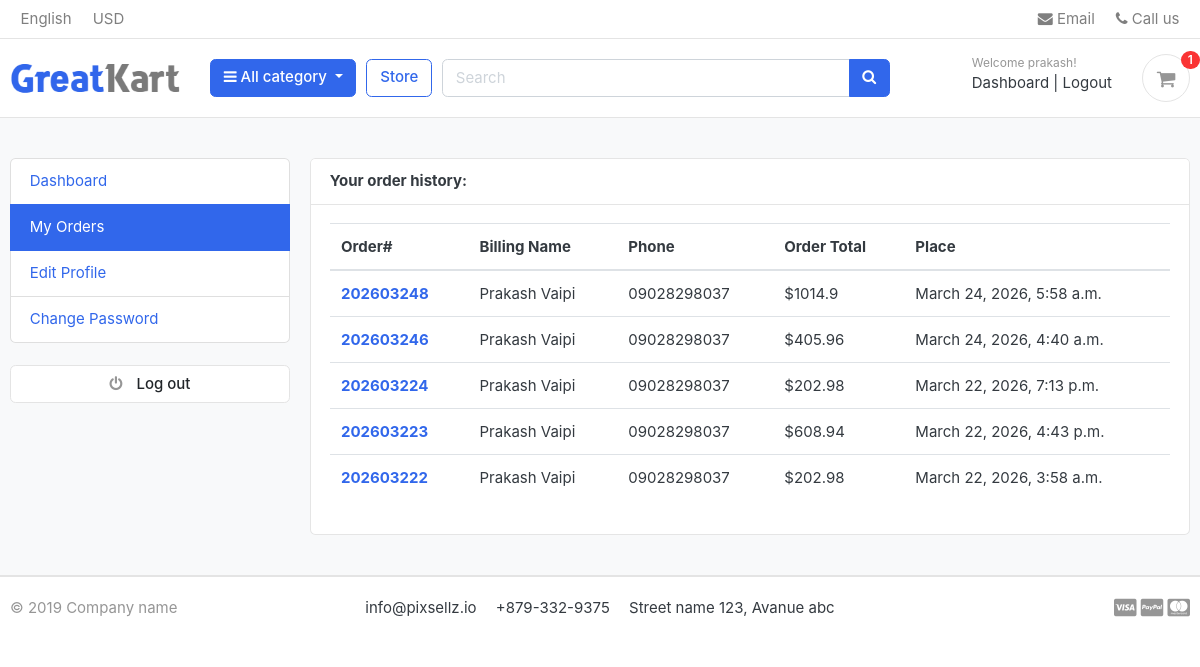
The page /accounts/my_orders/ (signed in) on the database its author committed.
### accounts/models.py (models this page shows, shortened)
class Account(AbstractBaseUser):
    first_name     = models.CharField(max_length= 50)
    last_name      = models.CharField(max_length= 50)
    username       = models.CharField(max_length= 50, unique= True)
    email          = models.EmailField(max_length=100, unique = True)
    phone_number   = models.CharField(max_length=50)
    date_joined    = models.DateTimeField(auto_now_add=True)
    last_login     = models.DateTimeField(auto_now=True)
    is_admin       = models.BooleanField(default= False)
    is_staff       = models.BooleanField(default=False)
    is_active      = models.BooleanField(default= False)
    USERNAME_FIELD  ='email'
    REQUIRED_FIELDS = ['username','first_name','last_name']
    objects = MyAccountManager()

### orders/models.py (models this page shows, shortened)
class Order(models.Model):
    STATUS = (
        ('New', 'New'),
        ('Accepted', 'Accepted'),
        ('Completed', 'Completed'),
        ('Cancelled', 'Cancelled'),
    )
    user = models.ForeignKey(Account, on_delete=models.SET_NULL, null=True)
    payment = models.ForeignKey(Payment, on_delete=models.SET_NULL, blank=True, null=True)
    order_number = models.CharField(max_length=20)
    first_name = models.CharField(max_length=50)
    last_name = models.CharField(max_length=50)
    phone = models.CharField(max_length=15)
    email = models.EmailField(max_length=50)
    address_line_1 = models.CharField(max_length=50)
    address_line_2 = models.CharField(max_length=50, blank=True)
    country = models.CharField(max_length=50)
    state = models.CharField(max_length=50)
    city = models.CharField(max_length=50)
    order_note = models.CharField(max_length=100, blank=True)
    order_total = models.FloatField()
    tax = models.FloatField()
    status = models.CharField(max_length=10, choices=STATUS, default='New')
    ip = models.CharField(blank=True, max_length=20)
    is_ordered = models.BooleanField(default=False)
    created_at = models.DateTimeField(auto_now_add=True)
    updated_at = models.DateTimeField(auto_now=True)
    def full_name(self):
        return f'{self.first_name} {self.last_name}'

### accounts/views.py (the view)
# urls.py: path('my_orders/',views.my_orders,name='my_orders'),
@login_required(login_url='login')
def my_orders(request):
    orders = Order.objects.filter(user=request.user, is_ordered=True).order_by('-created_at')
    context= {
        'orders':orders,
    }
    return render(request,'accounts/my_orders.html',context)

### carts/context_processors.py (called while the page is built)
def counters(request):
    cart_count = 0
    if 'admin' in request.path:
        return {}
    try:
        if request.user.is_authenticated:
            cart_items = CartItem.objects.filter(user=request.user)
        else:
            cart = Cart.objects.filter(cart_id=_cart_id(request)).first()
            cart_items = CartItem.objects.filter(cart=cart) if cart else []
        for cart_item in cart_items:
            cart_count += cart_item.quantity
    except Exception:
        cart_count = 0
    return dict(cart_count=cart_count)

### category/context_processors.py (called while the page is built)
def menu_links(request):
    links=Category.objects.all()
    return dict(links =links)

### category/models.py (called while the page is built)
    def get_url(self):
        return reverse('products_by_category', args = [self.slug])

### templates/accounts/my_orders.html (shortened to what this page needs)
{% extends "base.html" %}
{% block content %}
<section class="section-conten padding-y bg">
<div class="container">
	<div class="row">
		{% include 'includes/dashboard_sidebar.html' %}
	<main class="col-md-9">
		<article class="card">
		<header class="card-header">
			<strong class="d-inline-block mr-3">Your order history:</strong>
		</header>
		<div class="card-body">
			<div class="row">
			<div class = "col-md-12">
				<table class="table table-hover">
  <thead>
    <tr>
      <th scope="col">Order#</th>
      <th scope="col">Billing Name</th>
      <th scope="col">Phone</th>
      <th scope="col">Order Total</th>
	  <th scope="col">Place</th>
    </tr>
  </thead>
  <tbody>
	{% for order in orders %}
    <tr>
      <th scope="row"><a href="{% url 'order_detail' order.order_number %}">{{ order.order_number }}</a></th>
      <td>{{order.full_name}}</td>
      <td>{{order.phone}}</td>
      <td>${{order.order_total}}</td>
      <td>{{order.created_at}}</td>
    </tr>
	{% endfor %}
  </tbody>
</table>
			</div>
			</div>
		</div>
		</article>
	</main>
</div>
</div>
</section>
{% endblock %}

### templates/includes/navbar.html (shortened to what this page needs)
{%load static %}
<header class="section-header">
<nav class="navbar p-md-0 navbar-expand-sm navbar-light border-bottom">
<div class="container">
  <div class="collapse navbar-collapse" id="navbarTop4">
    <ul class="navbar-nav mr-auto">
    	<li class="nav-item dropdown">
		 	<a href="#" class="nav-link">   English </a>
		</li>
		<li class="nav-item dropdown">
			<a href="#" class="nav-link"> USD </a>
		</li>
    </ul>
    <ul class="navbar-nav">
		<li><a href="#" class="nav-link"> <i class="fa fa-envelope"></i> Email </a></li>
		<li><a href="#" class="nav-link"> <i class="fa fa-phone"></i> Call us </a></li>
	</ul>
  </div>
</div>
</nav>
<section class="header-main border-bottom">
	<div class="container">
<div class="row align-items-center">
	<div class="col-lg-2 col-md-3 col-6">
		<a href="{% url 'home' %}" class="brand-wrap">
			<img class="logo" src="{% static 'images/logo.png' %}">
		</a>
	</div>
	<div class="col-lg col-sm col-md col-6 flex-grow-0">
		<div class="category-wrap dropdown d-inline-block float-right">
			<button type="button" class="btn btn-primary dropdown-toggle" data-toggle="dropdown">
				<i class="fa fa-bars"></i> All category
			</button>
		</div>
	</div>
	<a href="{% url 'store' %}" class="btn btn-outline-primary">Store</a>
	<div class="col-lg  col-md-6 col-sm-12 col">
		<form action="{% url 'search' %}" class="search" method= 'GET'>
			<div class="input-group w-100">
			    <input type="text" class="form-control" style="width:60%;" placeholder="Search"  name='keyword'>
			    <div class="input-group-append">
			      <button class="btn btn-primary" type="submit">
			        <i class="fa fa-search"></i>
			      </button>
			    </div>
		    </div>
		</form>
	</div>
	<div class="col-lg-3 col-sm-6 col-8 order-2 order-lg-3">
				<div class="d-flex justify-content-end mb-3 mb-lg-0">
					{% if user.is_authenticated %}
					<div class="widget-header">
						<small class="title text-muted">Welcome {{user.first_name}}!</small>
						<div>
							<a href="{% url 'dashboard' %}">Dashboard</a> <span class="dark-transp"> | </span>
							<a href="{% url 'logout' %}"> Logout</a>
						</div>
					</div>
					{% endif %}
					<a href="{% url 'cart' %}" class="widget-header pl-3 ml-3">
						<div class="icon icon-sm rounded-circle border"><i class="fa fa-shopping-cart"></i></div>
						<span class="badge badge-pill badge-danger notify">{{cart_count}}</span>
					</a>
				</div>
			</div>
</div>
	</div>
</section>

### static/css/ui.css (style rules this page uses)
html { font-family: "Inter", sans-serif; font-size: 15px; }
.icon-xs, .icon-sm, .icon-md, .icon-lg { display: inline-block; text-align: center; flex-shrink: 0; flex-grow: 0; }
.icon-sm { width: 48px; height: 48px; line-height: 48px !important; font-size: 20px; }
.padding-y { padding-top: 40px; padding-bottom: 40px; }
article:after, .form-group:after { display: block; clear: both; content: ""; }
.bg { background-color: #f8f9fa; }
.header-main { position: relative; padding-top: 1rem; padding-bottom: 1rem; }
.brand-wrap .logo, .navbar-brand .logo { margin-right: 7px; max-height: 42px; display: inline-block; }
.widget-header { display: inline-block; vertical-align: middle; position: relative; }
.widget-header a { color: #343a40; }
.widget-header i { color: #969696; }
.widget-header .title { display: block; }
.widget-header .notify { position: absolute; top: -3px; right: -10px; }
.notify { position: absolute; top: -4px; right: -10px; display: inline-block; padding: 0.25em 0.6em; font-size: 12px; line-height: 1; text-align: center; border-radius: 3rem; color: #fff; background-color: #fa3434; }

### rows shown on the page
Account: first_name "prakash"
Order: order_number "202603248", full_name "Prakash Vaipi", phone "09028298037", order_total "1014.9", created_at "March 24, 2026, 5:58 a.m."
Order: order_number "202603246", full_name "Prakash Vaipi", phone "09028298037", order_total "405.96", created_at "March 24, 2026, 4:40 a.m."
Order: order_number "202603224", full_name "Prakash Vaipi", phone "09028298037", order_total "202.98", created_at "March 22, 2026, 7:13 p.m."
Order: order_number "202603223", full_name "Prakash Vaipi", phone "09028298037", order_total "608.94", created_at "March 22, 2026, 4:43 p.m."
Order: order_number "202603222", full_name "Prakash Vaipi", phone "09028298037", order_total "202.98", created_at "March 22, 2026, 3:58 a.m."

### other values the page prints
{{ cart_count }} "1"
